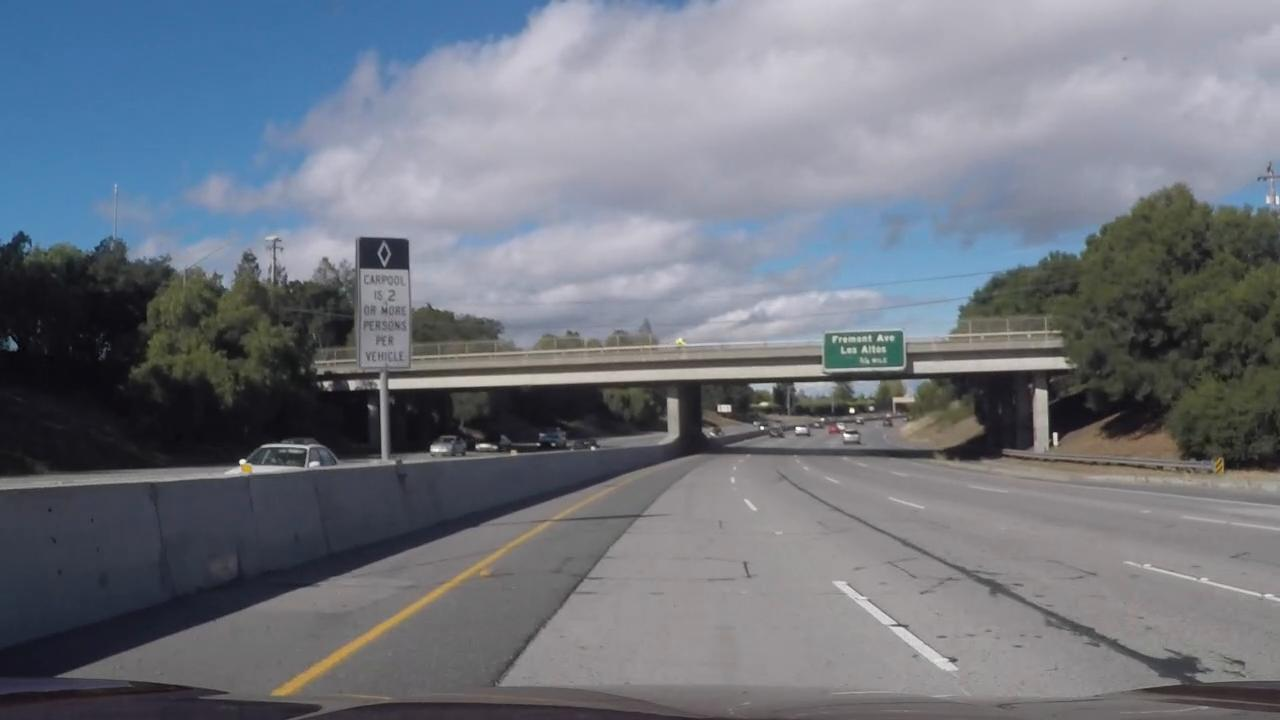
#> input picture test_images/challenge.jpg, 1280 x 720 px, given in place of test2.jpg, which was not available; the run also reads 1 picture not shown here
$ jupyter execute --allow-errors P3.ipynb   (shell and % lines are left out)   (older library calls are emulated)
#> lines starting #> are read from the running program, lines starting #| are printed output that depends on the picture; after the words box and inside, x2 and y2 are one past the last pixel; in counts of white or black regions, pixels touching at a corner belong together; pictures that were not available may be replaced by others from this repository, and a replacement may not be noted
[cell 1]
import matplotlib.pyplot as plt
import matplotlib.image as mpimg
import numpy as np
import pickle
import cv2
import glob
import time
from moviepy.editor import VideoFileClip

[cell 2]
# Show first calibration image

images = glob.glob('./camera_cal/calibration*.jpg')

[cell 3]
# Set up lists to hold object points and image points

objpoints = [] # 3D points in real world space
imgpoints = [] # 2D points in image plane

# Prepare object points. This is a 48x3 matrix
objp = np.zeros((6*9, 3), np.float32)
objp[:,:2] = np.mgrid[0:9,0:6].T.reshape(-1, 2)

[cell 4]
for fname in images:
    img = mpimg.imread(fname)

    # Convert image to grayscale
    gray = cv2.cvtColor(img, cv2.COLOR_RGB2GRAY)

    # Find chessboard corners
    ret, corners = cv2.findChessboardCorners(gray, (9,6), None)

    if ret:
        imgpoints.append(corners)
        objpoints.append(objp)

        img = cv2.drawChessboardCorners(img, (9,6), corners, ret)
        plt.figure()
        plt.imshow(img)

[cell 5]
# Might want to change this so it isn't hardcoded
img_size = (1280, 720)
#> (the rest of this cell did not finish here and is left out)

[cell 6]
# Test the calibration for one image
#file = 'comma_example.jpg'
file = 'test2.jpg'
img = mpimg.imread('./test_images/' + file)
#> img is the input picture: shape (720, 1280, 3); mean R, G, B 112.4, 117.3, 126.9
plt.imshow(img)

#> (the rest of this cell did not finish here and is left out)

[cell 7]
def corners_unwarp(img):
    img_size = (img.shape[1], img.shape[0])
#> img_size = (1280, 720)

    src = np.float32([(575,460),
                  (710,460),
                  (260,680),
                  (1050,680)])
    dst = np.float32([(420,0),
                  (img_size[0]-420,0),
                  (420,img_size[1]),
                  (img_size[0]-420,img_size[1])])

    M = cv2.getPerspectiveTransform(src, dst)
    Minv = cv2.getPerspectiveTransform(dst, src)
    warped = cv2.warpPerspective(img, M, img_size, flags=cv2.INTER_LINEAR)
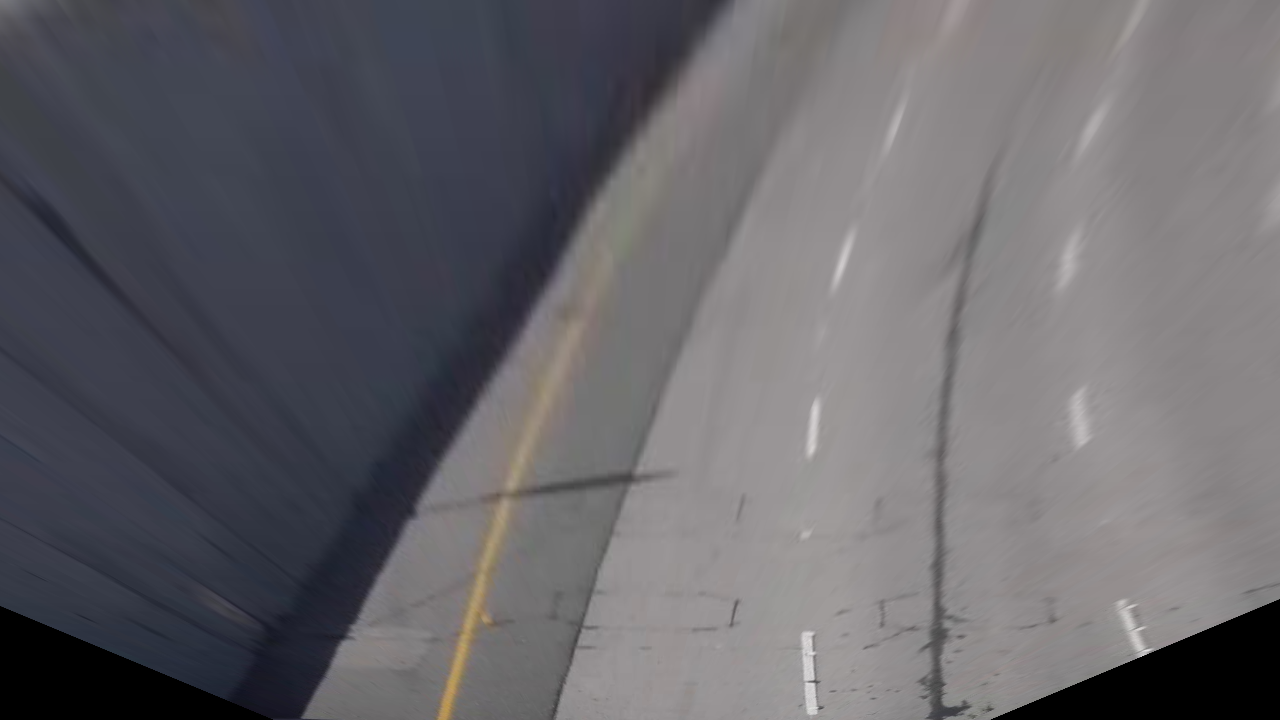
#> warped: shape (720, 1280, 3); mean R, G, B 102.4, 101.1, 105.9

    return warped, M, Minv

[cell 8]
# Test the warping for a test image with a curved road
top_down, M, Minv = corners_unwarp(img)
#> M = [[-0.356, -1.52, 859.7], [-2.17e-16, -2.09, 963.4], [0, -0.00241, 1]]; Minv = [[0.307, -0.737, 446.1], [2.46e-16, -0.477, 460], [5.35e-19, -0.00115, 1]]

plt.imshow(top_down)

[cell 9]
def color_threshold(img, l_thresh=(220,255), b_thresh=(190,255)):
#> called with l_thresh = (220, 255), b_thresh = (190, 255)
    img = np.copy(img)

    hls = cv2.cvtColor(img, cv2.COLOR_RGB2HLS).astype(np.float)
    lab = cv2.cvtColor(img, cv2.COLOR_RGB2Lab)
#> lab: shape (720, 1280, 3); mean of channels 0, 1, 2 108.5, 129.8, 125.2

    l_channel = hls[:,:,1]
    lab_b = lab[:,:,2]

    l_binary = np.zeros_like(l_channel)
    l_binary[(l_channel >= l_thresh[0]) & (l_channel <= l_thresh[1])] = 1

    # Normalize if there is yellow in the image
    if np.max(lab_b) > 175:
        lab_b = lab_b*(255/np.max(lab_b))
    b_binary = np.zeros_like(lab_b)
    b_binary[(lab_b > b_thresh[0]) & (lab_b <= b_thresh[1])] = 1

    combined_binary = np.zeros_like(b_binary)
    combined_binary[(b_binary == 1) | (l_binary == 1)] = 1

    return combined_binary

[cell 10]
binary_warped = color_threshold(top_down)
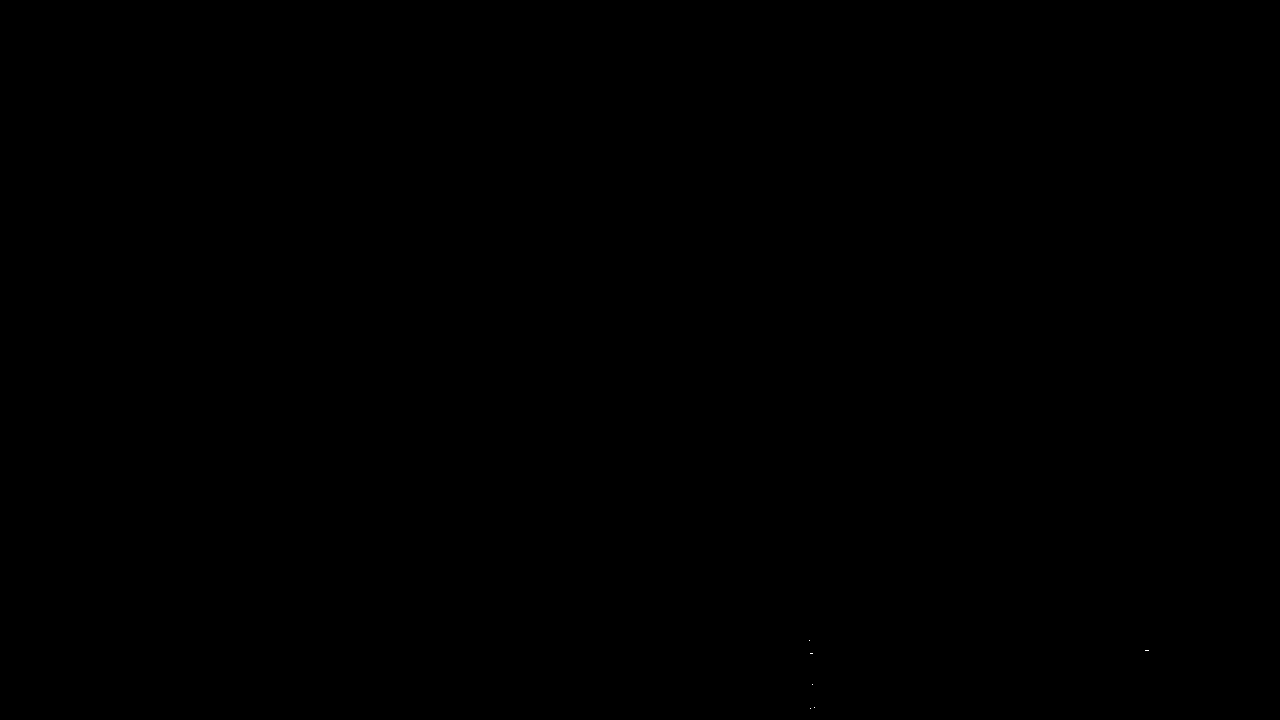
#> binary_warped: shape (720, 1280); values 0 (black) and 1 (white), 0% white in thin lines or dots, all inside (x1, y1, x2, y2) = (809, 640, 1149, 709)
plt.imshow(binary_warped)

[cell 11]
# USE THIS TO PREPROCESS IMAGES
# RETURNS TOP DOWN BINARY IMAGE AND INVERSE MATRIX FOR UNDISTORTING

def preprocess(img):
    #undistorted = cal_undistort(img)

    top_down, M, Minv = corners_unwarp(img)

    binary_warped = color_threshold(top_down)

    return binary_warped, Minv

[cell 12]
def polyfit(binary_warped, visualize=False):
#> called with visualize = True
    histogram = np.sum(binary_warped[int(binary_warped.shape[0]/2):,:], axis=0)
#> histogram = 1280 values, max 2 at index 810, min 0 at index 0, mean 0.00859
    # Create an output image to draw on and  visualize the result
    out_img = np.dstack((binary_warped, binary_warped, binary_warped))*255
    # Find the peak of the left and right halves of the histogram
    # These will be the starting point for the left and right lines
    midpoint = np.int(histogram.shape[0]/2)
#> midpoint = 640
    leftx_base = np.argmax(histogram[:midpoint])
#> leftx_base = 0
    rightx_base = np.argmax(histogram[midpoint:]) + midpoint
#> rightx_base = 810

    # Choose the number of sliding windows
    nwindows = 10
    # Set height of windows
    window_height = np.int(binary_warped.shape[0]/nwindows)
#> window_height = 72
    # Identify the x and y positions of all nonzero pixels in the image
    nonzero = binary_warped.nonzero()
#> nonzero = 11 positions, rows 640 to 708, columns 809 to 1148
    nonzeroy = np.array(nonzero[0])
#> nonzeroy = [640, 650, 650, 650, 650, 653, 653, 653, 684, 707, 708]
    nonzerox = np.array(nonzero[1])
#> nonzerox = [809, 1145, 1146, 1147, 1148, 810, 811, 812, 812, 814, 810]
    # Current positions to be updated for each window
    leftx_current = leftx_base
#> leftx_current = 0
    rightx_current = rightx_base
#> rightx_current = 810
    # Set the width of the windows +/- margin
    margin = 80
    # Set minimum number of pixels found to recenter window
    minpix = 40
    # Create empty lists to receive left and right lane pixel indices
    left_lane_inds = []
    right_lane_inds = []

    # Step through the windows one by one
    for window in range(nwindows):
        # Identify window boundaries in x and y (and right and left)
        win_y_low = binary_warped.shape[0] - (window+1)*window_height
        win_y_high = binary_warped.shape[0] - window*window_height
        win_xleft_low = leftx_current - margin
        win_xleft_high = leftx_current + margin
        win_xright_low = rightx_current - margin
        win_xright_high = rightx_current + margin
        # Draw the windows on the visualization image
        cv2.rectangle(out_img,(win_xleft_low,win_y_low),(win_xleft_high,win_y_high),
        (0,255,0), 3)
        cv2.rectangle(out_img,(win_xright_low,win_y_low),(win_xright_high,win_y_high),
        (0,255,0), 3)
        # Identify the nonzero pixels in x and y within the window
        good_left_inds = ((nonzeroy >= win_y_low) & (nonzeroy < win_y_high) &
        (nonzerox >= win_xleft_low) &  (nonzerox < win_xleft_high)).nonzero()[0]
        good_right_inds = ((nonzeroy >= win_y_low) & (nonzeroy < win_y_high) &
        (nonzerox >= win_xright_low) &  (nonzerox < win_xright_high)).nonzero()[0]
        # Append these indices to the lists
        left_lane_inds.append(good_left_inds)
        right_lane_inds.append(good_right_inds)
        # If you found > minpix pixels, recenter next window on their mean position
        if len(good_left_inds) > minpix:
            leftx_current = np.int(np.mean(nonzerox[good_left_inds]))
        if len(good_right_inds) > minpix:
            rightx_current = np.int(np.mean(nonzerox[good_right_inds]))
#> this loop made 10 passes
#> good_right_inds on passes 1 to 2: [5, 6, 7, 8, 9, 10], [0]
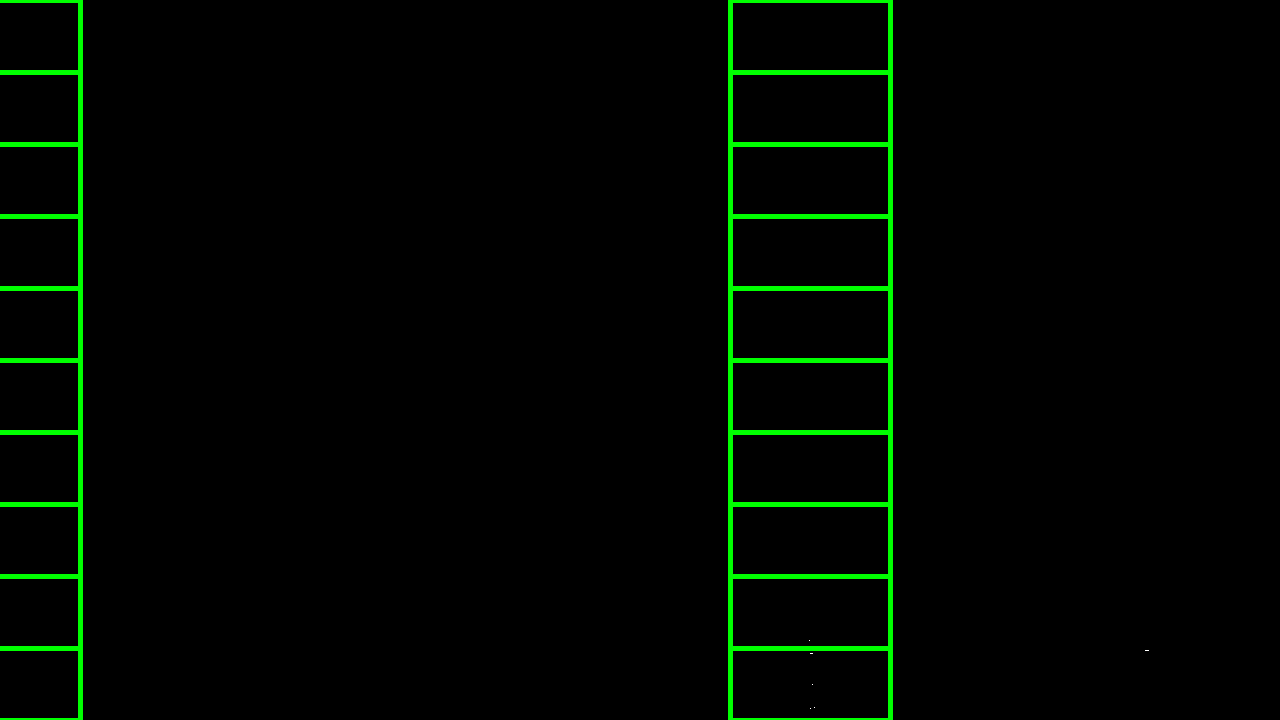
#> out_img: shape (720, 1280, 3); mean of channels 0, 1, 2 0, 6.2, 0; drawn as R, G, B
#> after the loop, left_lane_inds = [empty array, empty array, empty array, empty array, empty array, empty array, empty array, empty array, empty array, empty array]; right_lane_inds = [[5, 6, 7, 8, 9, 10], [0], empty array, empty array, empty array, empty array, empty array, empty array, empty array, empty array]

    # Concatenate the arrays of indices
    left_lane_inds = np.concatenate(left_lane_inds)
#> left_lane_inds = empty array
    right_lane_inds = np.concatenate(right_lane_inds)
#> right_lane_inds = [5, 6, 7, 8, 9, 10, 0]

    # Extract left and right line pixel positions
    leftx = nonzerox[left_lane_inds]
#> leftx = empty array

    lefty = nonzeroy[left_lane_inds]
#> lefty = empty array
    rightx = nonzerox[right_lane_inds]
#> rightx = [810, 811, 812, 812, 814, 810, 809]
    righty = nonzeroy[right_lane_inds]
#> righty = [653, 653, 653, 684, 707, 708, 640]

    left_fit, right_fit = (None, None)
    # Fit a second order polynomial to each
    if len(leftx) != 0:
        left_fit = np.polyfit(lefty, leftx, 2)
    if len(rightx) != 0:
        right_fit = np.polyfit(righty, rightx, 2)
#> right_fit = [-0.00147, 2.01, 120.6]

    # Generate x and y values for plotting
    ploty = np.linspace(0, binary_warped.shape[0]-1, binary_warped.shape[0] )
#> ploty = 720 values from 0 to 719
    left_fitx = left_fit[0]*ploty**2 + left_fit[1]*ploty + left_fit[2]
    right_fitx = right_fit[0]*ploty**2 + right_fit[1]*ploty + right_fit[2]

    if visualize:
        out_img[nonzeroy[left_lane_inds], nonzerox[left_lane_inds]] = [255, 0, 0]
        out_img[nonzeroy[right_lane_inds], nonzerox[right_lane_inds]] = [0, 0, 255]
        plt.imshow(out_img)
        plt.plot(left_fitx, ploty, color='yellow')
        plt.plot(right_fitx, ploty, color='yellow')
        plt.xlim(0, 1280)
        plt.ylim(720, 0)

    return left_fit, right_fit, left_lane_inds, right_lane_inds

#> (a cell that did not finish here is left out)

[cell 14]
# [61 lines left out: function polyfit_prev, not called in this run]

[cell 15]
# Test the polyfit_prev function with a new image

img2 = mpimg.imread('./test_images/test4.jpg')

binary_warped2, Minv = preprocess(img2)
#> call 2 of color_threshold, with l_thresh = (220, 255), b_thresh = (190, 255)
#> in color_threshold (call 2), `lab = cv2.cvtColor(img, cv2.COLOR_RGB2Lab)`: lab: shape (720, 1280, 3) float32; mean of channels 0, 1, 2 42.1, 1.9, -3.1
#> in color_threshold (call 2), `lab_b = lab[:,:,2]`:
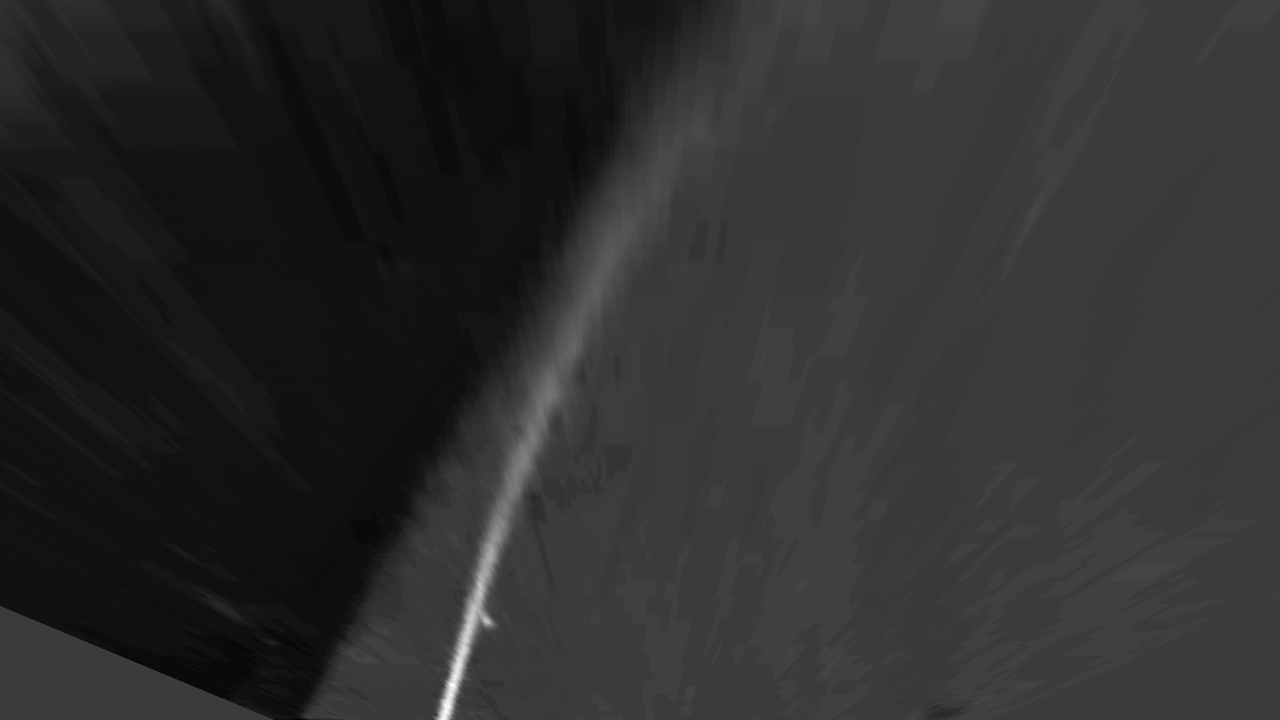
#> lab_b: shape (720, 1280) float32; min -13.95, max 46.23, mean -3.2; drawn with min black and max white
#> in preprocess, `binary_warped = color_threshold(top_down)`: binary_warped: shape (720, 1280) float32; every value is 0

#> (the rest of this cell did not finish here and is left out)

[cell 16]
# [30 lines left out: function draw_on_lane, not called in this run]

#> (a cell that did not finish here is left out)

[cell 18]
# [38 lines left out: function calculate_radius_and_distance, not called in this run]

#> (a cell that did not finish here is left out)

[cell 20]
# [15 lines left out: function draw_data, not called in this run]

#> (a cell that did not finish here is left out)

[cell 22]
class Line():
    def __init__(self):
        # was the line detected in the last iteration?
        self.detected = False
        # x values of the last n fits of the line
        self.recent_xfitted = []
        #average x values of the fitted line over the last n iterations
        self.bestx = None
        #polynomial coefficients averaged over the last n iterations
        self.best_fit = None
        #polynomial coefficients for the most recent fit
        self.recent_fits = []
        #radius of curvature of the line in some units
        self.radius_of_curvature = None
        #distance in meters of vehicle center from the line
        self.line_base_pos = None
        #difference in fit coefficients between last and new fits
        self.diffs = np.array([0,0,0], dtype='float')

    # [21 lines left out: function add_fit, not called in this run]

[cell 23]
preprocess_times = []
lane_detect_times = []

[cell 24]
# [34 lines left out: function process_image, not called in this run]

[cell 25]
left_line = Line()
right_line = Line()

video_output1 = 'project_video_output.mp4'
#> (the rest of this cell did not finish here and is left out)

[cell 26]
# [6 lines of commented-out code are left out]

[cell 27]
fig, ax = plt.subplots()
ax.hist(lane_detect_times)
ax.set_xlabel("Latency (seconds)")
ax.set_ylabel("Samples")
plt.show()
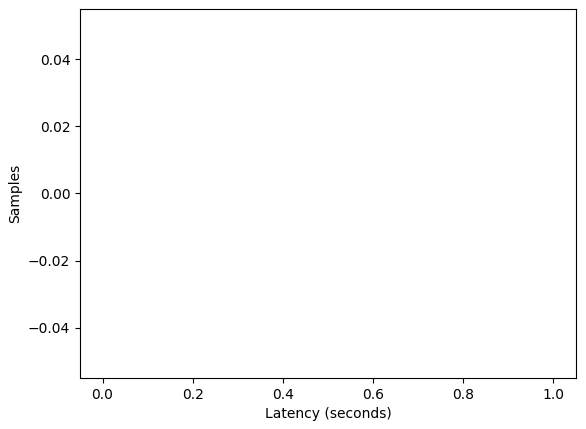
#> figure drawn by matplotlib, 1 panel
print(np.average(lane_detect_times))
